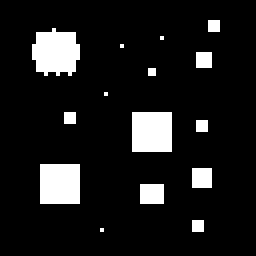
//> input picture src/exercise11/gran01_64.pgm, 64 x 64 px (shown 4 times larger)
$ ./exercise_06a_closing_opening 3 ../exercise11/gran01_64.pgm out.png   (built with g++ and OpenCV 4)
//> lines starting //> are read from the running program, lines starting //| are printed output that depends on the picture; after the words box and inside, x2 and y2 are one past the last pixel; in counts of white or black regions, pixels touching at a corner belong together
### lib/Dilation/dilation.h
//
// Created by Sergio Marin Sanchez on 23/2/24.
//

#ifndef IMAGE_PROCESSING_DILATION_H
#define IMAGE_PROCESSING_DILATION_H

#include "opencv2/imgproc.hpp"
#include "opencv2/highgui.hpp"

// Performs a horizontal dilation with kernel 3x1
void horizontalDilation(const cv::Mat *image, cv::Mat *output);

// Performs a vertical dilation with kernel 1x3
void verticalDilation(const cv::Mat *image, cv::Mat *output);

// Performs dilation of size <size>
void dilation(const cv::Mat *image, cv::Mat *output, u_int size);

#endif //IMAGE_PROCESSING_DILATION_H

### lib/Erosion/erosion.h
//
// Created by Sergio Marin Sanchez on 23/2/24.
//

#ifndef IMAGE_PROCESSING_EROSION_H
#define IMAGE_PROCESSING_EROSION_H

#include "opencv2/imgproc.hpp"
#include "opencv2/highgui.hpp"

// Performs a horizontal erosion with kernel 3x1
void horizontalErosion(const cv::Mat *image, cv::Mat *output);

// Performs a vertical erosion with kernel 1x3
void verticalErosion(const cv::Mat *image, cv::Mat *output);

// Performs erosion of size <size>
void erosion(const cv::Mat *image, cv::Mat *output, u_int size);

#endif //IMAGE_PROCESSING_EROSION_H

### lib/Closing/closing.h
//
// Created by Sergio Marin Sanchez on 24/2/24.
//

#ifndef IMAGE_PROCESSING_CLOSING_H
#define IMAGE_PROCESSING_CLOSING_H

#include "opencv2/imgproc.hpp"
#include "opencv2/highgui.hpp"

// Performs closing of size <size>
void closing(const cv::Mat *image, cv::Mat *output, u_int size);

#endif //IMAGE_PROCESSING_CLOSING_H

### lib/Opening/opening.h
//
// Created by Sergio Marin Sanchez on 24/2/24.
//

#ifndef IMAGE_PROCESSING_OPENING_H
#define IMAGE_PROCESSING_OPENING_H

#include "opencv2/imgproc.hpp"
#include "opencv2/highgui.hpp"

// Performs opening of size <size>
void opening(const cv::Mat *image, cv::Mat *output, u_int size);

#endif //IMAGE_PROCESSING_OPENING_H

### lib/Dilation/dilation.cpp
//
// Created by Sergio Marin Sanchez on 23/2/24.
//

#include "dilation.h"

using cv::Mat;
using std::max;

void horizontalDilation(const Mat *image, Mat *output)
{
    Mat img = *(image);
    Mat out = *(output);
    for (int i = 0; i < img.rows; i++)
    {
        for (int j = 0; j < img.cols; j++)
        {
            if (j == 0)
            {
                out.at<u_char>(i, j) = max(img.at<u_char>(i, j), img.at<u_char>(i, j + 1));
            }
            else if (j == img.cols - 1)
            {
                out.at<u_char>(i, j) = max(img.at<u_char>(i, j - 1), img.at<u_char>(i, j));
            }
            else
            {
                out.at<u_char>(i, j) = max(max(img.at<u_char>(i, j - 1), img.at<u_char>(i, j)), img.at<u_char>(i, j + 1));
            }
        }
    }
}

void verticalDilation(const Mat *image, Mat *output)
{
    Mat img = *(image);
    Mat out = *(output);
    for (int i = 0; i < img.rows; i++)
    {
        for (int j = 0; j < img.cols; j++)
        {
            if (i == 0)
            {
                out.at<u_char>(i, j) = max(img.at<u_char>(i, j), img.at<u_char>(i + 1, j));
            }
            else if (i == img.rows - 1)
            {
                out.at<u_char>(i, j) = max(img.at<u_char>(i - 1, j), img.at<u_char>(i, j));
            }
            else
            {
                out.at<u_char>(i, j) = max(max(img.at<u_char>(i - 1, j), img.at<u_char>(i, j)), img.at<u_char>(i + 1, j));
            }
        }
    }
}

void dilation(const Mat *image, Mat *output, u_int size)
{
    horizontalDilation(image, output);
    Mat newReference = (*(output)).clone();
    verticalDilation(&newReference, output);

    if (size > 1)
    {
        newReference = (*(output)).clone();
        dilation(&newReference, output, size - 1);
    }
}

### lib/Erosion/erosion.cpp
//
// Created by Sergio Marin Sanchez on 23/2/24.
//

#include "erosion.h"

void horizontalErosion(const cv::Mat *image, cv::Mat *output)
{
    cv::Mat img = *(image);
    cv::Mat out = *(output);
    for (int i = 0; i < img.rows; i++)
    {
        for (int j = 0; j < img.cols; j++)
        {
            if (j == 0)
            {
                out.at<u_char>(i, j) = std::min(img.at<u_char>(i, j), img.at<u_char>(i, j + 1));
            }
            else if (j == img.cols - 1)
            {
                out.at<u_char>(i, j) = std::min(img.at<u_char>(i, j - 1), img.at<u_char>(i, j));
            }
            else
            {
                out.at<u_char>(i, j) = std::min(std::min(img.at<u_char>(i, j - 1), img.at<u_char>(i, j)), img.at<u_char>(i, j + 1));
            }
        }
    }
}

void verticalErosion(const cv::Mat *image, cv::Mat *output)
{
    cv::Mat img = *(image);
    cv::Mat out = *(output);
    for (int i = 0; i < img.rows; i++)
    {
        for (int j = 0; j < img.cols; j++)
        {
            if (i == 0)
            {
                out.at<u_char>(i, j) = std::min(img.at<u_char>(i, j), img.at<u_char>(i + 1, j));
            }
            else if (i == img.rows - 1)
            {
                out.at<u_char>(i, j) = std::min(img.at<u_char>(i - 1, j), img.at<u_char>(i, j));
            }
            else
            {
                out.at<u_char>(i, j) = std::min(std::min(img.at<u_char>(i - 1, j), img.at<u_char>(i, j)), img.at<u_char>(i + 1, j));
            }
        }
    }
}

void erosion(const cv::Mat *image, cv::Mat *output, u_int size)
{
    horizontalErosion(image, output);
    cv::Mat newReference = (*(output)).clone();
    verticalErosion(&newReference, output);

    if (size > 1)
    {
        newReference = (*(output)).clone();
        erosion(&newReference, output, size - 1);
    }
}

### lib/Closing/closing.cpp
//
// Created by Sergio Marin Sanchez on 24/2/24.
//

#include "closing.h"

#include "erosion.h"
#include "dilation.h"

using cv::Mat;

void closing(const Mat *image, Mat *output, u_int size)
{
    dilation(image, output, size);
    Mat newReference = (*(output)).clone();
    erosion(&newReference, output, size);
}

### lib/Opening/opening.cpp
//
// Created by Sergio Marin Sanchez on 24/2/24.
//

#include "opening.h"

#include "erosion.h"
#include "dilation.h"

using cv::Mat;

void opening(const Mat *image, Mat *output, u_int size)
{
    erosion(image, output, size);
    Mat newReference = (*(output)).clone();
    dilation(&newReference, output, size);
}

### src/exercise6/exercise_06a_closing_opening.cpp
//
// Created by Sergio Marin Sanchez on 24/2/24.
//

#include "opening.h"
#include "closing.h"

#include <iostream>
#include <cstdlib>
#include <cstdio>

using cv::Mat;
using cv::imread;
using cv::IMREAD_GRAYSCALE;
using cv::imwrite;
using cv::imshow;
using cv::waitKey;
using cv::destroyAllWindows;

using std::cout;
using std::cerr;
using std::endl;

int main(int argc, char *argv[])
{
    if (argc < 4)
    {
        cerr << "Error: number of arguments: " << argv[0] << " <filter size> <input image> <output image>" << endl;
        return EXIT_FAILURE;
    }

    // Read the filter size
    u_int FILTER_SIZE = atoi(argv[1]);

    // Read the input image
    Mat image = imread(argv[2], IMREAD_GRAYSCALE);
//> image: 64 rows x 64 cols, CV_8UC1; 10.4% white; 15 white regions (10 under 20 px), largest, box (x1, y1, x2, y2) and area: (8, 7, 20, 19) 112, (33, 28, 43, 38) 100, (10, 41, 20, 51) 100, (35, 46, 41, 51) 30, (48, 42, 53, 47) 25

    // Read the output fileName
    char *outputFilename = argv[3];
//> outputFilename = "out.png"

    // Prepare the output image
    Mat output = image.clone();

    // Perform the closing-opening
    opening(&image, &output, FILTER_SIZE);
//> after the loop in horizontalErosion, `for (int i = 0; i < img.rows; i++)`: out: 64 rows x 64 cols, CV_8UC1; 7.4% white; 10 white regions (6 under 20 px), largest, box (x1, y1, x2, y2) and area: (9, 8, 19, 18) 88, (34, 28, 42, 38) 80, (11, 41, 19, 51) 80, (36, 46, 40, 51) 20
//> after the loop in verticalErosion, `for (int i = 0; i < img.rows; i++)`: out: 64 rows x 64 cols, CV_8UC1; 5.5% white; 10 white regions (7 under 20 px), largest, box (x1, y1, x2, y2) and area: (9, 9, 19, 17) 68, (34, 29, 42, 37) 64, (11, 42, 19, 50) 64
//> after the loop in horizontalErosion (call 2), `for (int i = 0; i < img.rows; i++)`: out: 64 rows x 64 cols, CV_8UC1; 3.8% white; 5 white regions (2 under 20 px), largest, box (x1, y1, x2, y2) and area: (10, 9, 18, 17) 52, (35, 29, 41, 37) 48, (12, 42, 18, 50) 48
//> after the loop in verticalErosion (call 2), `for (int i = 0; i < img.rows; i++)`: out: 64 rows x 64 cols, CV_8UC1; 2.7% white; 5 white regions (2 under 20 px), largest, box (x1, y1, x2, y2) and area: (11, 10, 17, 16) 36, (35, 30, 41, 36) 36, (12, 43, 18, 49) 36
//> after the loop in horizontalErosion (call 3), `for (int i = 0; i < img.rows; i++)`: out: 64 rows x 64 cols, CV_8UC1; 1.8% white; 3 white regions, box (x1, y1, x2, y2) and area: (12, 10, 16, 16) 24, (36, 30, 40, 36) 24, (13, 43, 17, 49) 24
//> after the loop in verticalErosion (call 3), `for (int i = 0; i < img.rows; i++)`: out: 64 rows x 64 cols, CV_8UC1; 1.2% white; 3 white regions (3 under 20 px)
//> after the loop in horizontalDilation, `for (int i = 0; i < img.rows; i++)`: out: 64 rows x 64 cols, CV_8UC1; 1.8% white; 3 white regions, box (x1, y1, x2, y2) and area: (11, 11, 17, 15) 24, (35, 31, 41, 35) 24, (12, 44, 18, 48) 24
//> after the loop in horizontalDilation (call 2), `for (int i = 0; i < img.rows; i++)`: out: 64 rows x 64 cols, CV_8UC1; 3.5% white; 3 white regions, box (x1, y1, x2, y2) and area: (10, 10, 18, 16) 48, (34, 30, 42, 36) 48, (11, 43, 19, 49) 48
//> after the loop in verticalDilation (call 2), `for (int i = 0; i < img.rows; i++)`: out: 64 rows x 64 cols, CV_8UC1; 4.7% white; 3 white regions, box (x1, y1, x2, y2) and area: (10, 9, 18, 17) 64, (34, 29, 42, 37) 64, (11, 42, 19, 50) 64
//> after the loop in horizontalDilation (call 3), `for (int i = 0; i < img.rows; i++)`: out: 64 rows x 64 cols, CV_8UC1; 5.9% white; 3 white regions, box (x1, y1, x2, y2) and area: (9, 9, 19, 17) 80, (33, 29, 43, 37) 80, (10, 42, 20, 50) 80
//> after the loop in verticalDilation (call 3), `for (int i = 0; i < img.rows; i++)`: out: 64 rows x 64 cols, CV_8UC1; 7.3% white; 3 white regions, box (x1, y1, x2, y2) and area: (9, 8, 19, 18) 100, (33, 28, 43, 38) 100, (10, 41, 20, 51) 100
    Mat newReference = output.clone();
    closing(&newReference, &output, FILTER_SIZE);
//> after the loop in horizontalDilation (call 4), `for (int i = 0; i < img.rows; i++)`: out: 64 rows x 64 cols, CV_8UC1; 8.8% white; 3 white regions, box (x1, y1, x2, y2) and area: (8, 8, 20, 18) 120, (32, 28, 44, 38) 120, (9, 41, 21, 51) 120
//> after the loop in verticalDilation (call 4), `for (int i = 0; i < img.rows; i++)`: out: 64 rows x 64 cols, CV_8UC1; 10.5% white; 3 white regions, box (x1, y1, x2, y2) and area: (8, 7, 20, 19) 144, (32, 27, 44, 39) 144, (9, 40, 21, 52) 144
//> after the loop in horizontalDilation (call 5), `for (int i = 0; i < img.rows; i++)`:
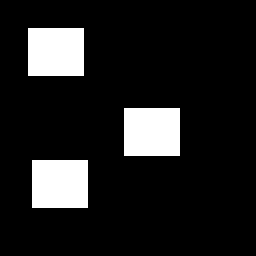
//> out: 64 rows x 64 cols, CV_8UC1 (shown 4 times larger); 12.3% white; 3 white regions, box (x1, y1, x2, y2) and area: (7, 7, 21, 19) 168, (31, 27, 45, 39) 168, (8, 40, 22, 52) 168
//> after the loop in verticalDilation (call 5), `for (int i = 0; i < img.rows; i++)`:
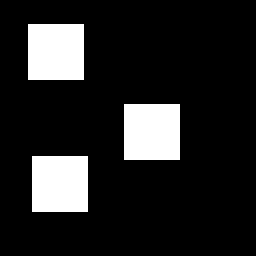
//> out: 64 rows x 64 cols, CV_8UC1 (shown 4 times larger); 14.4% white; 3 white regions, box (x1, y1, x2, y2) and area: (7, 6, 21, 20) 196, (31, 26, 45, 40) 196, (8, 39, 22, 53) 196
//> after the loop in horizontalDilation (call 6), `for (int i = 0; i < img.rows; i++)`:
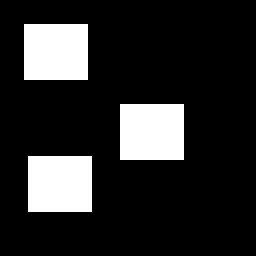
//> out: 64 rows x 64 cols, CV_8UC1 (shown 4 times larger); 16.4% white; 3 white regions, box (x1, y1, x2, y2) and area: (6, 6, 22, 20) 224, (30, 26, 46, 40) 224, (7, 39, 23, 53) 224
//> after the loop in verticalDilation (call 6), `for (int i = 0; i < img.rows; i++)`:
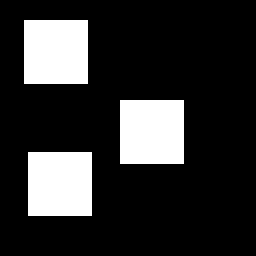
//> out: 64 rows x 64 cols, CV_8UC1 (shown 4 times larger); 18.8% white; 3 white regions, box (x1, y1, x2, y2) and area: (6, 5, 22, 21) 256, (30, 25, 46, 41) 256, (7, 38, 23, 54) 256
//> after the loop in horizontalErosion (call 4), `for (int i = 0; i < img.rows; i++)`:
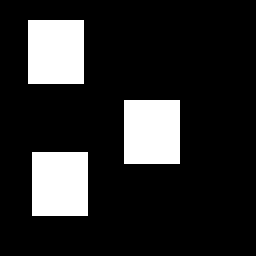
//> out: 64 rows x 64 cols, CV_8UC1 (shown 4 times larger); 16.4% white; 3 white regions, box (x1, y1, x2, y2) and area: (7, 5, 21, 21) 224, (31, 25, 45, 41) 224, (8, 38, 22, 54) 224
//> after the loop in horizontalErosion (call 5), `for (int i = 0; i < img.rows; i++)`:
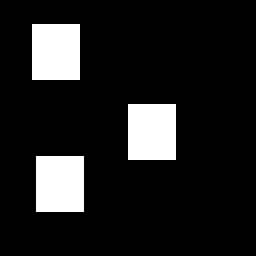
//> out: 64 rows x 64 cols, CV_8UC1 (shown 4 times larger); 12.3% white; 3 white regions, box (x1, y1, x2, y2) and area: (8, 6, 20, 20) 168, (32, 26, 44, 40) 168, (9, 39, 21, 53) 168
//> after the loop in horizontalErosion (call 6), `for (int i = 0; i < img.rows; i++)`:
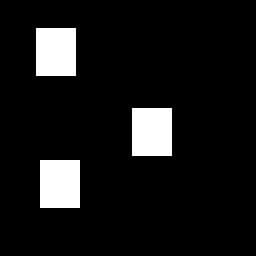
//> out: 64 rows x 64 cols, CV_8UC1 (shown 4 times larger); 8.8% white; 3 white regions, box (x1, y1, x2, y2) and area: (9, 7, 19, 19) 120, (33, 27, 43, 39) 120, (10, 40, 20, 52) 120

    cout << "Saving image " << outputFilename << " ..." << endl;
//| Saving image out.png ...
    imwrite(outputFilename, output);

    cout << "Showing image in window... Press a key to finish." << endl;
    u_int winNameLength = strlen("Window: image with closing-opening size = ") + strlen(argv[1]) + 1;
//> winNameLength = 44
    char *winName = (char*) malloc(winNameLength * sizeof(char));
    snprintf(winName, winNameLength, "Window: image with closing-opening size = %d", FILTER_SIZE);
    imshow(winName, output);
    waitKey(0);
    destroyAllWindows();

    free(winName);

    return EXIT_SUCCESS;
}
